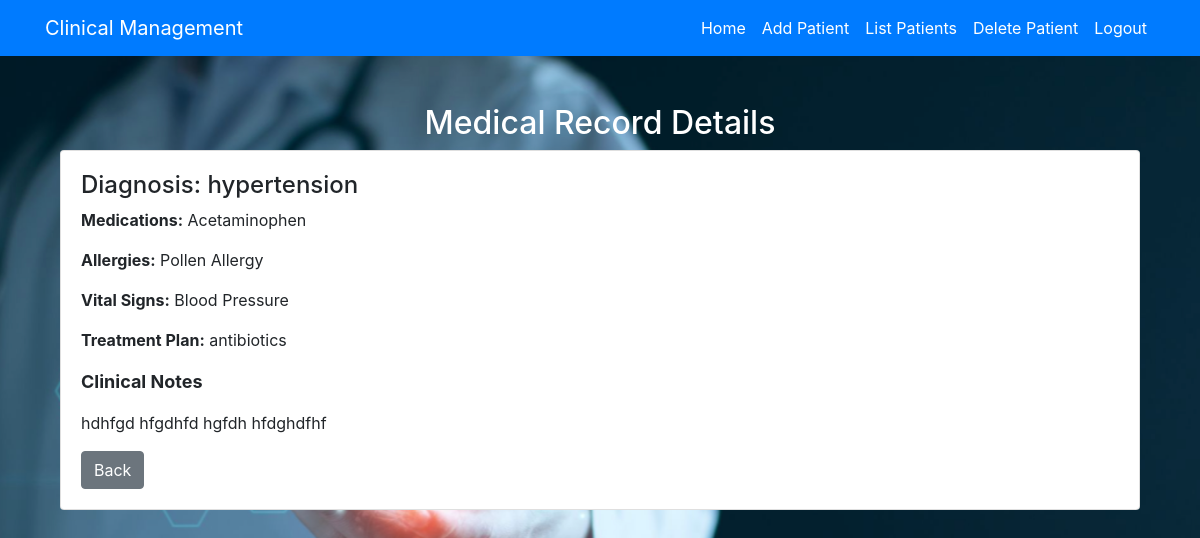
The app's page /view_record/1 (signed in) with its own data.
### app.py (models this page shows, shortened)
class MedicalRecord(db.Model):
    __tablename__ = 'medical_records'
    id = db.Column(db.Integer, primary_key=True)
    patient_id = db.Column(db.Integer, db.ForeignKey('patients.id'), nullable=False)
    medications = db.Column(db.Text, nullable=True)
    allergies = db.Column(db.Text, nullable=True)
    vital_signs = db.Column(db.Text, nullable=True)
    diagnosis = db.Column(db.Text, nullable=True)
    treatment_plan = db.Column(db.Text, nullable=True)
    description = db.Column(db.Text, nullable=True)

### app.py (the view)
@app.route('/view_record/<int:record_id>')
@login_required
def view_record(record_id):
    record = MedicalRecord.query.get_or_404(record_id)
    if record.patient.doctor_id != current_user.id:
        flash("Unauthorized access.", "danger")
        return redirect(url_for('list_patients'))
    return render_template('view_record.html', record=record)

### app.py (called while the page is built)
@login_manager.user_loader
def load_user(user_id):
    return Doctor.query.get(user_id)

### templates/view_record.html
{% extends "base.html" %}
{% block content %}
<div class="container mt-5">
    <h2 class="text-center" style="color: white;">Medical Record Details</h2>
    <div class="card">
        <div class="card-body">
            <h4>Diagnosis: {{ record.diagnosis }}</h4>
            <p><strong>Medications:</strong> {{ record.medications }}</p>
            <p><strong>Allergies:</strong> {{ record.allergies }}</p>
            <p><strong>Vital Signs:</strong> {{ record.vital_signs }}</p>
            <p><strong>Treatment Plan:</strong> {{ record.treatment_plan }}</p>
            <p style="font-weight: bold; font-size: 18px;">Clinical Notes</p>
            <p>{{ record.description | replace('. ', '.<br>') | safe }}</p>
            <a href="{{ url_for('medical_records', patient_id=record.patient_id) }}" class="btn btn-secondary">Back</a>
        </div>
    </div>
</div>
{% endblock %}

### records on screen
MedicalRecord: diagnosis "hypertension", medications "Acetaminophen", allergies "Pollen Allergy", vital_signs "Blood Pressure", treatment_plan "antibiotics", description "hdhfgd hfgdhfd hgfdh hfdghdfhf"
